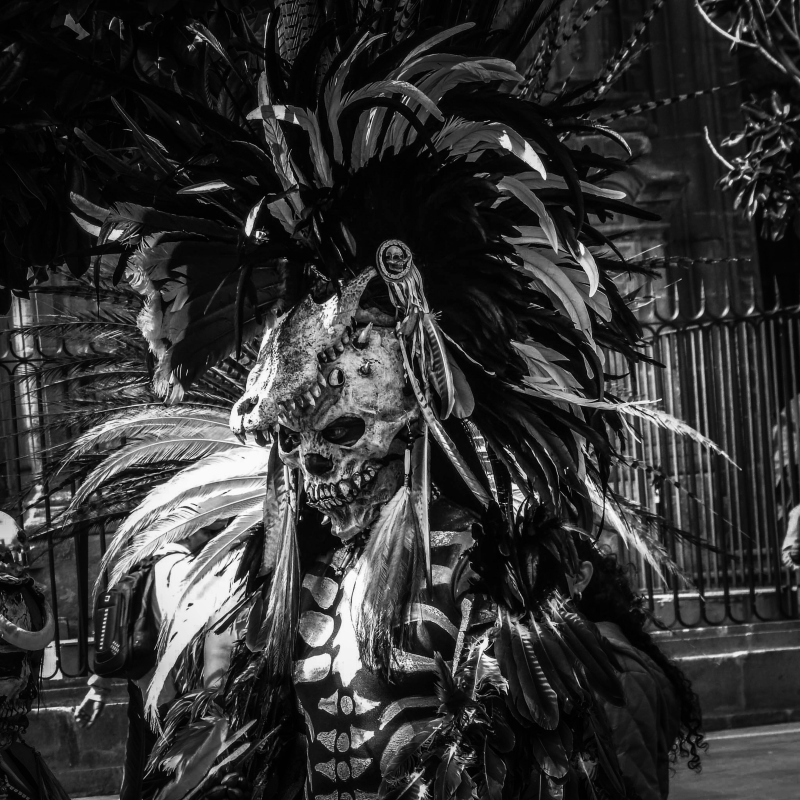
#> input picture pexels-anya-juarez-tenorio-227888521-12295663.jpg, 4000 x 4000 px, found by its file name (shown at 1/5 size); its folder holds 5 pictures in this run
$ python multi_process.py   (older library calls are emulated)
#> lines starting #> are read from the running program, lines starting #| are printed output that depends on the picture; after the words box and inside, x2 and y2 are one past the last pixel; in counts of white or black regions, pixels touching at a corner belong together
#> in process_image, input_image is the input picture: shape (4000, 4000); min 0, max 255, mean 51.5
import cv2
import numpy as np
import os
from multiprocessing import Pool, cpu_count
import time

# Define the grayscale characters from darkest to lightest
GRAY_SCALE = " .;coP0?@█"
GRAY_SCALE_LOOKUP = np.array([i for i in range(10) for _ in range(26)], dtype=np.uint8)[4:260]
TEXT_RESOLUTION = 8

SIGMA_DOG = 3  # Sigma1 for DoG
SIGMA_FACTOR = 1.6  # Sigma2 = Sigma_factor * Sigma_Dog
KERNEL_FACTOR_DOG = 6  # Kernel size = Kernel_FACTOR_DOG * Sigma_Dog
CLAHE_CLIP_LIMIT = 2
DOG_CONTRAST_THRESH = 25
KERNEL_SIZE_SOBEL = 7
SOBEL_HIST_THRESHOLD = 5
EDGE_ANGLE_RANGE = 10

# Load fill and edge images globally to avoid repetitive I/O
FILL_IMAGES = np.array([
    cv2.imread(os.path.join("./fillchar", f"{i}.png"), cv2.IMREAD_GRAYSCALE)
    for i in range(len(GRAY_SCALE))
])
EDGE_IMAGES = np.array([
    cv2.imread(os.path.join("./edgechar", f"{i}.png"), cv2.IMREAD_GRAYSCALE)
    for i in range(5)
])


def create_ascii_fill_image(image):
    image_h, image_w = image.shape
#> image_h = 4000; image_w = 4000

    reduced_w = image_w // TEXT_RESOLUTION
#> reduced_w = 500
    reduced_h = image_h // TEXT_RESOLUTION
#> reduced_h = 500

    aspect_ratio = image_w / image_h
#> aspect_ratio = 1
    if aspect_ratio > 1:
        reduced_h = int(reduced_w / aspect_ratio)
    else:
        reduced_w = int(reduced_h * aspect_ratio)

    image_resized = cv2.resize(image, (reduced_w, reduced_h), interpolation=cv2.INTER_AREA)
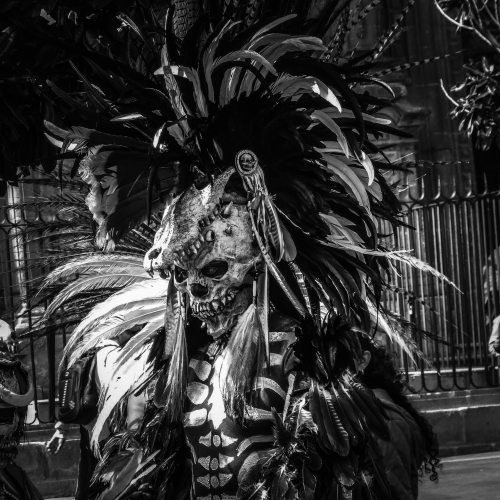
#> image_resized: shape (500, 500); min 1, max 253, mean 51.4
    ascii_fill_img = np.zeros((reduced_h * TEXT_RESOLUTION, reduced_w * TEXT_RESOLUTION), dtype=np.uint8)

    char_indices = GRAY_SCALE_LOOKUP[image_resized]
    for i, char_img in enumerate(FILL_IMAGES):
        mask = char_indices == i
        if np.any(mask):
            for y, x in zip(*np.where(mask)):
                start_y, start_x = y * TEXT_RESOLUTION, x * TEXT_RESOLUTION
                ascii_fill_img[start_y:start_y + TEXT_RESOLUTION, start_x:start_x + TEXT_RESOLUTION] = char_img
#> this loop made 1 pass
#> char_img on pass 1: None
#> pass 1, in create_ascii_fill_image, `mask = char_indices == i`:
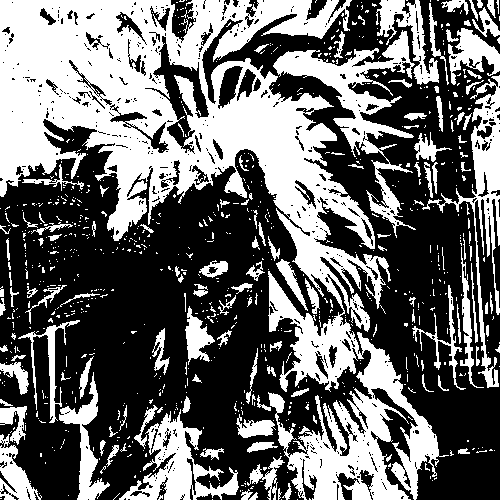
#> mask: shape (500, 500) bool; 41.5% white; 839 white regions (706 under 20 px), largest, box (x1, y1, x2, y2) and area: (0, 0, 449, 500) 66838, (273, 30, 416, 238) 6032, (422, 75, 500, 388) 4191
#> after the loop: ascii_fill_img: shape (4000, 4000); every value is 0

    return ascii_fill_img


# [94 lines left out: functions diff_of_gaussiian, sobel_filter, create_ascii_edge_image, combine_fill_edges, not called in this run]


def process_image(filename):
    input_image = cv2.imread(filename, cv2.IMREAD_GRAYSCALE)
    if input_image is None:
        raise ValueError(f"Could not open or find the image '{filename}'")

    start_time = time.time()

    ascii_fill_img = create_ascii_fill_image(input_image)
    dog = diff_of_gaussiian(input_image)
    sobel_magnitude, sobel_angle = sobel_filter(dog)
    ascii_edge_img = create_ascii_edge_image(input_image, sobel_angle, sobel_magnitude)
    ascii_img = combine_fill_edges(input_image, ascii_fill_img, ascii_edge_img)

    end_time = time.time()
    print(f"Processing time for '{filename}': {end_time - start_time:.2f} seconds")

    output_dir = "./ascii_image"
    os.makedirs(output_dir, exist_ok=True)
    output_ascii_filename = os.path.join(output_dir, os.path.splitext(os.path.basename(filename))[0] + ".png")
    cv2.imwrite(output_ascii_filename, ascii_img)
    print(f"ASCII art image saved as '{output_ascii_filename}'")


if __name__ == "__main__":
    filenames = ["images\pexels-anya-juarez-tenorio-227888521-12295663.jpg"]  # Add more filenames as needed

    with Pool(cpu_count()) as pool:
#> (the run stopped early here; a loop or call above may not have finished)
